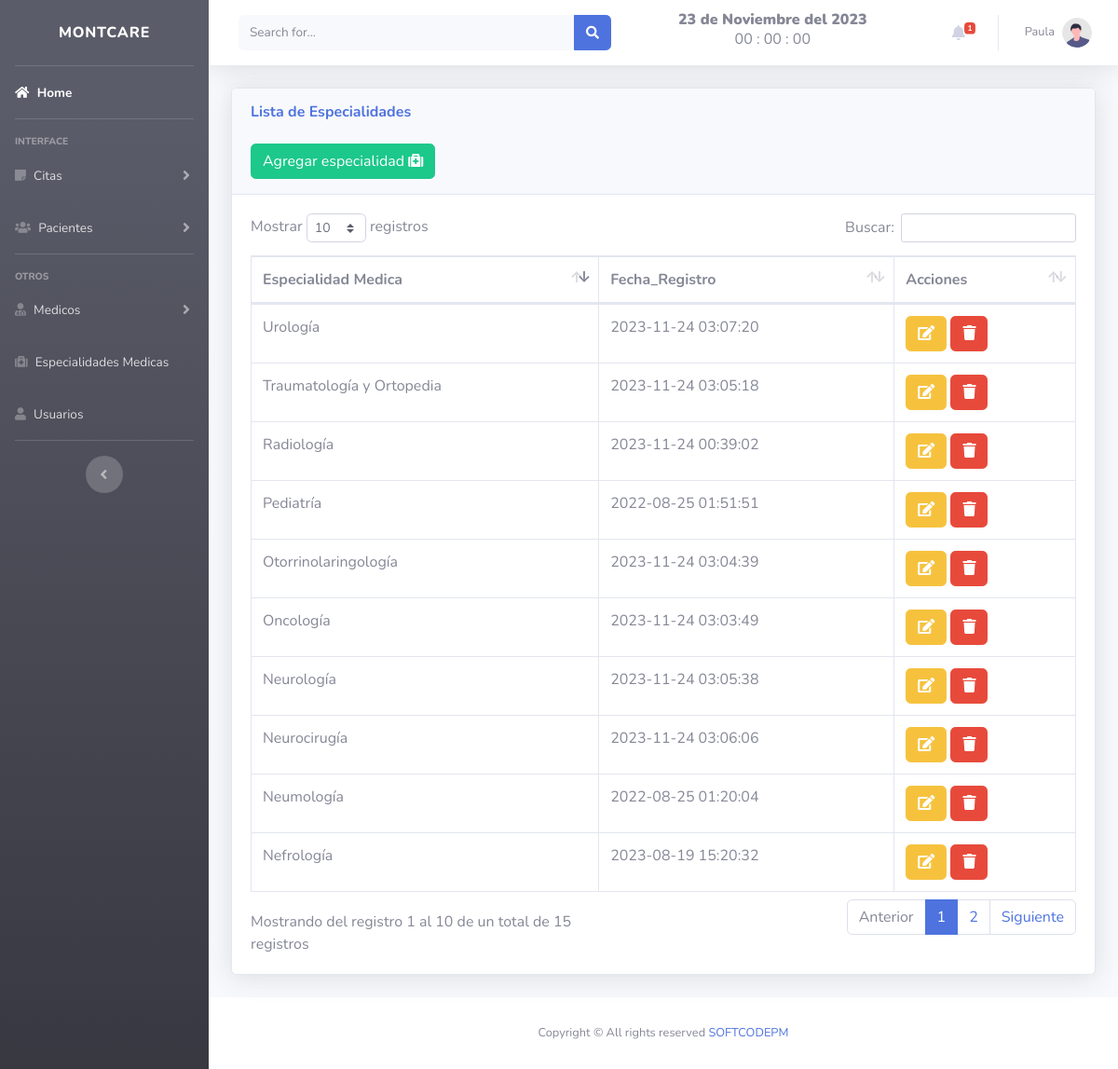
The page /citas-medicas/views/especialidades.php (signed in) on the database its author committed.
### tables this page shows
CREATE TABLE `especialidades` (
  `id` int(11) NOT NULL,
  `nombre` varchar(100) NOT NULL,
  `fecha` timestamp NOT NULL DEFAULT current_timestamp()
);

### citas-medicas/views/especialidades.php (the view, shortened to what this page needs)
<!DOCTYPE html>
<html lang="en">
<head>
</head>
<?php include "../includes/header.php"; ?>
<body id="page-top">
    <div class="container-fluid">
        <div class="card shadow mb-4">
            <div class="card-header py-3">
                <h6 class="m-0 font-weight-bold text-primary">Lista de Especialidades</h6>
                <br>
                <button type="button" class="btn btn-success" data-toggle="modal" data-target="#especialidad">
                    <span class="glyphicon glyphicon-plus"></span> Agregar especialidad <i class="fa fa-medkit" aria-hidden="true"></i> </a></button>
            </div>
            <div class="card-body">
                <div class="table-responsive">
                    <table class="table table-bordered" id="dataTable" width="100%" cellspacing="0">
                        <thead>
                            <tr>
                                <th>Especialidad Medica</th>
                                <th>Fecha_Registro</th>
                                <th>Acciones</th>
                            </tr>
                        </thead>
                        <?php
                        include "../includes/db.php";
                        $result = mysqli_query($conexion, "SELECT * FROM especialidades ");
                        while ($fila = mysqli_fetch_assoc($result)) :
                        ?>
                            <tr>
                                <td><?php echo $fila['nombre']; ?></td>
                                <td><?php echo $fila['fecha']; ?></td>
                                <td>
                                    <a class="btn btn-warning" href="../includes/editar_esp.php?id=<?php echo $fila['id'] ?> ">
                                        <i class="fa fa-edit "></i> </a>
                                    <a href="../includes/eliminar_esp.php?id=<?php echo $fila['id'] ?> " class="btn btn-danger btn-del">
                                        <i class="fa fa-trash "></i></a></button>
                                </td>
                            </tr>
                        <?php endwhile; ?>
                    </table>
                </div>
            </div>
        </div>
    </div>
    <?php include "../includes/footer.php"; ?>
</body>
</html>

### rows shown on the page
especialidades: nombre "Neumología", fecha "2022-08-25 01:20:04"
especialidades: nombre "Pediatría", fecha "2022-08-25 01:51:51"
especialidades: nombre "Nefrología", fecha "2023-08-19 15:20:32"
especialidades: nombre "Radiología", fecha "2023-11-24 00:39:02"
especialidades: nombre "Oncología", fecha "2023-11-24 03:03:49"
especialidades: nombre "Otorrinolaringología", fecha "2023-11-24 03:04:39"
especialidades: nombre "Traumatología y Ortopedia", fecha "2023-11-24 03:05:18"
especialidades: nombre "Neurología", fecha "2023-11-24 03:05:38"
especialidades: nombre "Neurocirugía", fecha "2023-11-24 03:06:06"
especialidades: nombre "Urología", fecha "2023-11-24 03:07:20"

### other values the page prints
fecha() "23 de Noviembre del 2023"
$_SESSION['nombre'] "Paula"
